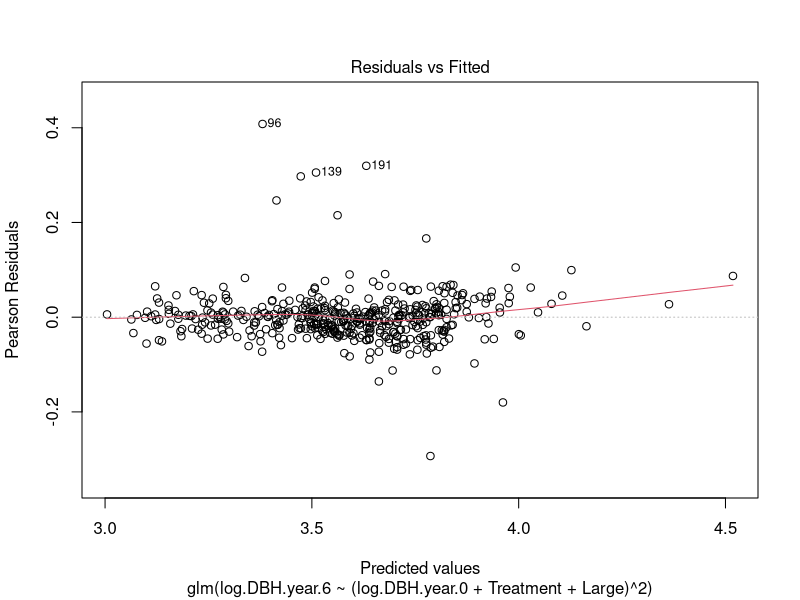
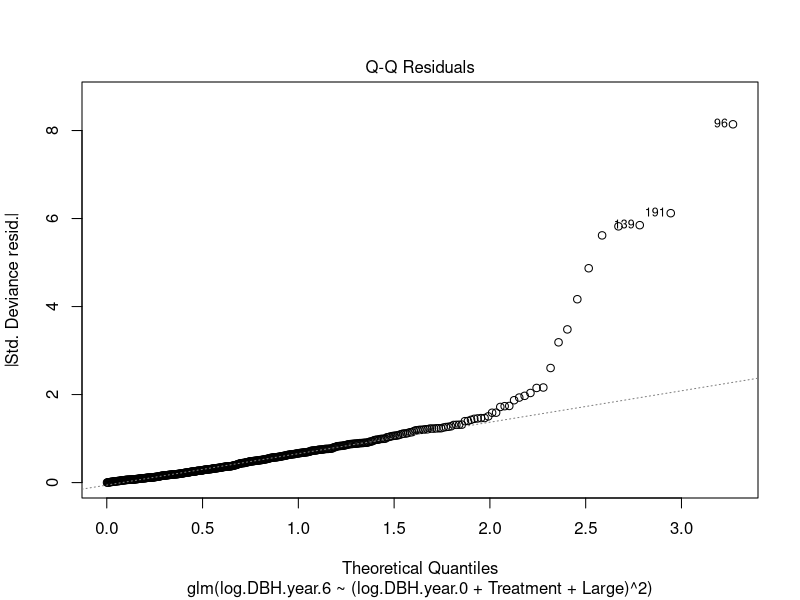
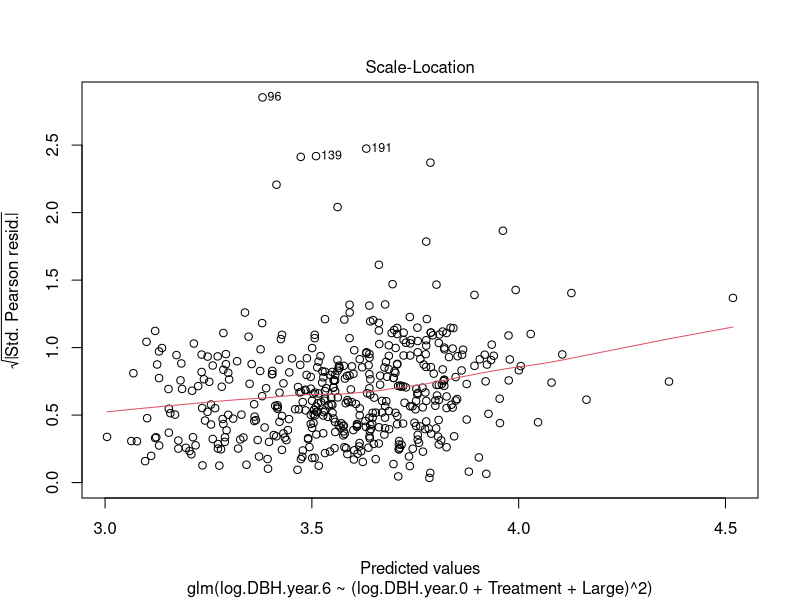
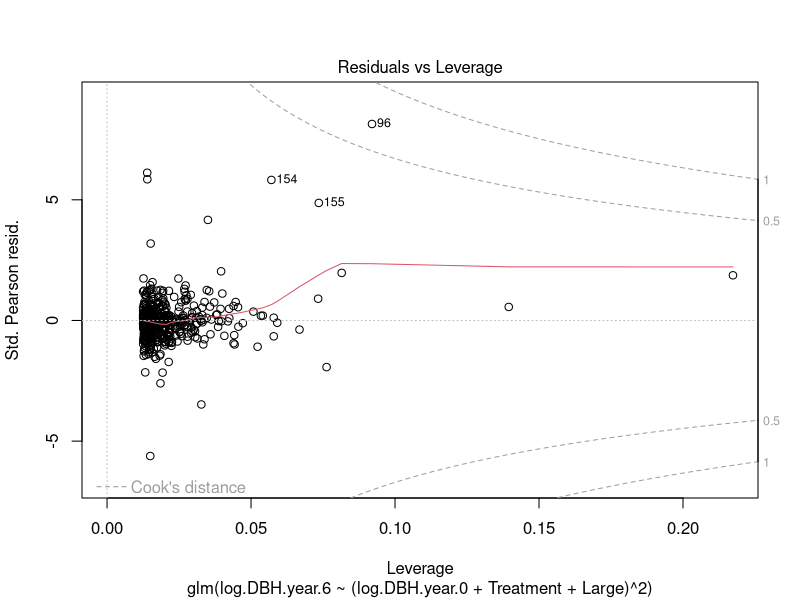
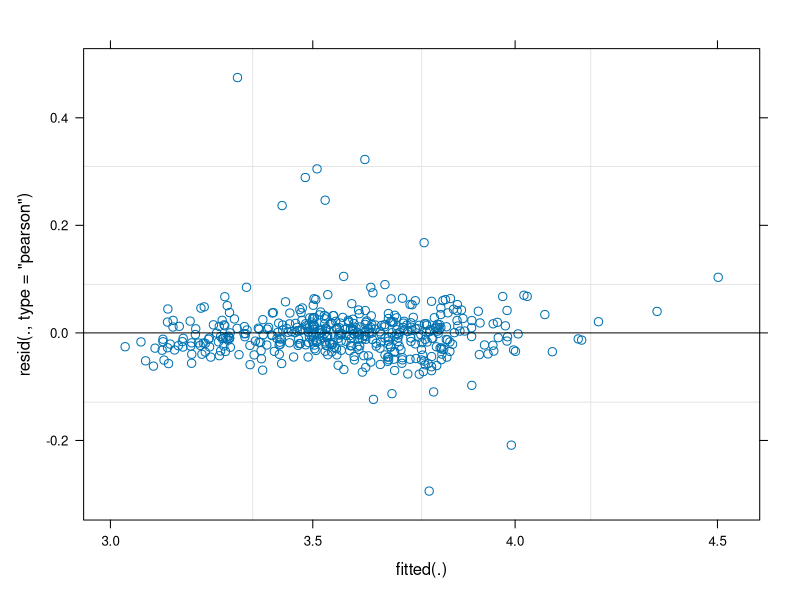
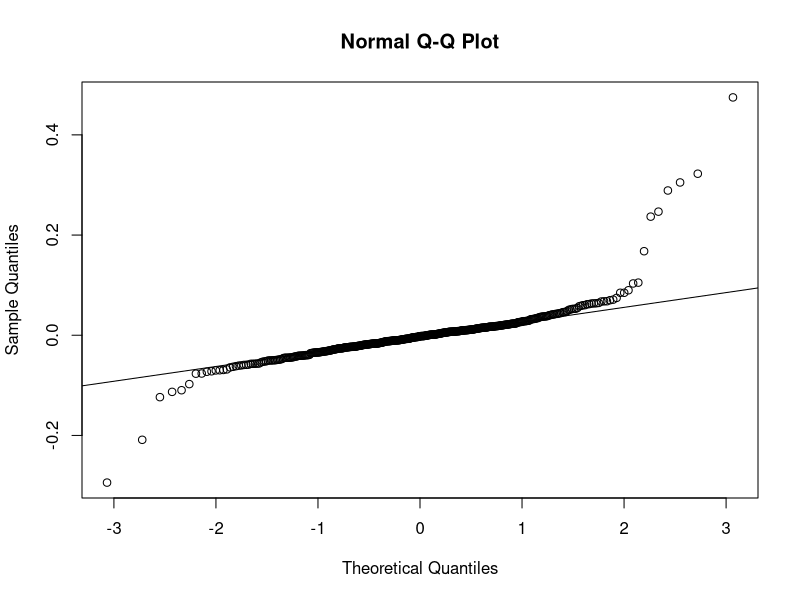

Here is the R script that generated these plots, in order: (Note: this script raises an error after producing the figures.)
# Load data
library(rstudioapi)
library(pROC)
library(lme4)

setwd(dirname(getActiveDocumentContext()$path))

df <- read.csv('../dataset/all_plots.csv')

colnames(df)
df <- df[,c(1,2,3,4,6,7)]

df[df$Large=='', 'Large'] <- 'No'
df <- df[!is.na(df$DBH.year.6),]
df <- df[!is.na(df$DBH.year.0),]

df$Treatment <- factor(df$Treatment)
df$Plot <- factor(df$Plot)
df$Large <- factor(df$Large)

df$log.DBH.year.6 <- log(df$DBH.year.6)
df$log.DBH.year.0 <- log(df$DBH.year.0)

rownames(df) <- 1:length(df[,1])


model1 <- glm(log.DBH.year.6 ~ (log.DBH.year.0+Treatment+Large)^2, data=df)
summary(model1)
plot(model1)
# Step function - all terms remain with AIC and BIC

outliers_model1<- model1$residuals[abs(model1$residuals)>0.15]
outliers_model1
df[names(outliers_model1),]


# Try mixed effect model - random intercept at the plot level
model2 <- lmer(log.DBH.year.6 ~ (log.DBH.year.0 + Treatment + Large)^2 +
               (1|Plot), data=df)
summary(model2)
coef(model2)


df$Gap <- FALSE
df[(df$Treatment=='T2: Radial') & (df$Large=='Yes'), 'Gap'] <- TRUE

model3 <- lmer(log.DBH.year.6 ~ log.DBH.year.0 + Treatment + Gap + 
                 log.DBH.year.0:Treatment + log.DBH.year.0:Gap +
                 (1|Plot), data=df)
summary(model3)

model4 <- lmer(log.DBH.year.6 ~ log.DBH.year.0 + Treatment + Gap + 
                 + log.DBH.year.0:Gap + (1|Plot), data=df)
summary(model4)
anova(model4, model3) #Y0:Treatment can be dropped


model5 <- lmer(log.DBH.year.6 ~ log.DBH.year.0 + Treatment + Gap + 
                 log.DBH.year.0:Treatment + (1|Plot), data=df)
summary(model5)
anova(model5, model3) # Y0:Gap cannot be dropped

plot(model4)

qqnorm(residuals(model4))
qqline(residuals(model4))

outliers_model4 <- residuals(model4)[abs(residuals(model4))>0.15]
df[names(outliers_mixed),]

rss <- sum((df$log.DBH.year.6-fitted(model4))^2)
tss <- sum((df$log.DBH.year.6-mean(df$log.DBH.year.6))^2)
1-rss/tss


# Final model - mixed effect model with random intercept fixed slope
# GAP variable in the model rather than LARGE
# --> Easier to interpret, human-readable
# We can include plots to describe LARGE vs NOT-LARGE, and its impact on variance rather than slope


# To do - Outlier analysis
# Check the original sheets for these tree numbers

# To do - Think about constraint on parameter interpretation
# Likely to do with sparse data in high tree classes

# To do - interpret the best/clearest model and parameters
